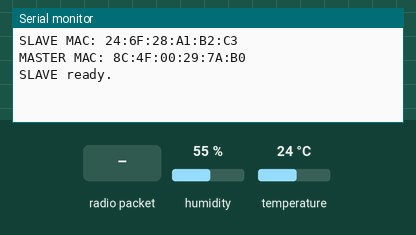
Simulated run of this sketch. Board: ESP32-C3. Shown: the last lines printed to the serial monitor. Inputs (shaded band) come from the test bench; at power-on: humidity 55 %, temperature 24 °C.

Above: at 1.6 s.
1.7 s: radio packet "1" arrives
At 1.92 s:
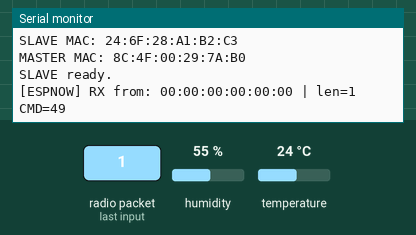
3.2 s: humidity set to 22 %
At 4.5 s:
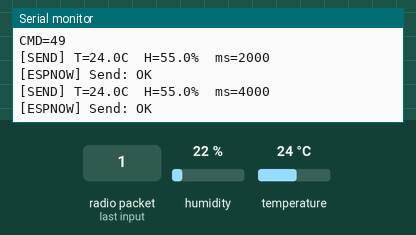
4.7 s: temperature set to 12 °C
At 6.17 s:
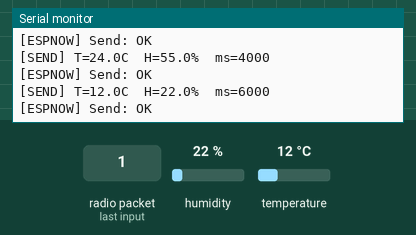
6.2 s: radio packet "0" arrives
At 7.0 s:
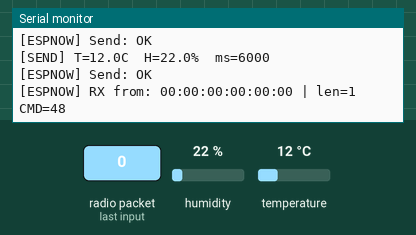
7.7 s: humidity set to 40 %
At 8.4 s:
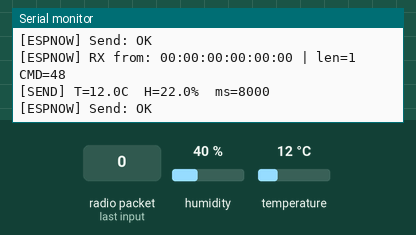
Timing chart, 0 to 10.2 s (numbered marks = the images above; inputs shaded):
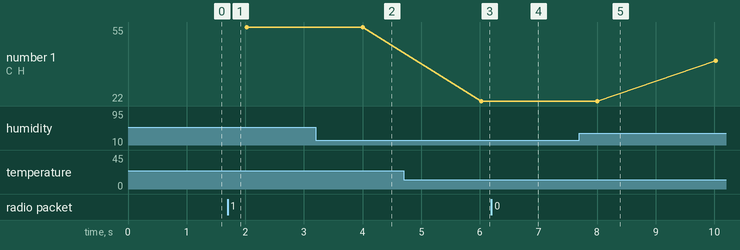

The sketch:

ESP32C3SLAVE_ESPNOW.ino
```cpp
#include <WiFi.h>
#include <esp_now.h>
#include <esp_wifi.h>
#include "DHT.h"

#define DHTPIN 0
#define DHTTYPE DHT11
DHT dht(DHTPIN, DHTTYPE);

uint8_t MASTER_MAC[] = {0x8C, 0x4F, 0x00, 0x29, 0x7A, 0xB0};

static const uint8_t ESPNOW_CHANNEL = 1;
static const uint32_t SEND_INTERVAL_MS = 2000;

typedef struct __attribute__((packed)) {
  float t;
  float h;
  uint32_t ms;
  uint8_t node_id;
} EnvPacket;

EnvPacket pkt;
uint32_t lastSend = 0;

#if ESP_ARDUINO_VERSION_MAJOR >= 3
void onSent(const wifi_tx_info_t *tx_info, esp_now_send_status_t status) {
  (void)tx_info;
  Serial.print("[ESPNOW] Send: ");
  Serial.println(status == ESP_NOW_SEND_SUCCESS ? "OK" : "FAIL");
}
#else
void onSent(const uint8_t *mac_addr, esp_now_send_status_t status) {
  (void)mac_addr;
  Serial.print("[ESPNOW] Send: ");
  Serial.println(status == ESP_NOW_SEND_SUCCESS ? "OK" : "FAIL");
}
#endif

#if ESP_ARDUINO_VERSION_MAJOR >= 3
void onRecv(const esp_now_recv_info_t *info, const uint8_t *data, int len) {
  Serial.print("[ESPNOW] RX from: ");
  for (int i = 0; i < 6; i++) {
    Serial.printf("%02X%s", info->src_addr[i], (i < 5) ? ":" : "");
  }
  Serial.print(" | len=");
  Serial.println(len);

  if (len >= 1) {
    uint8_t cmd = data[0];
    Serial.print("CMD=");
    Serial.println(cmd);
  }
}
#else
void onRecv(const uint8_t *mac, const uint8_t *data, int len) {
  Serial.print("[ESPNOW] RX from: ");
  for (int i = 0; i < 6; i++) {
    Serial.printf("%02X%s", mac[i], (i < 5) ? ":" : "");
  }
  Serial.print(" | len=");
  Serial.println(len);

  if (len >= 1) {
    uint8_t cmd = data[0];
    Serial.print("CMD=");
    Serial.println(cmd);
  }
}
#endif

void printMac(const uint8_t *mac) {
  for (int i = 0; i < 6; i++) {
    Serial.printf("%02X%s", mac[i], (i < 5) ? ":" : "");
  }
}

bool addPeer(const uint8_t *peerMac) {
  esp_now_peer_info_t peerInfo{};
  memcpy(peerInfo.peer_addr, peerMac, 6);
  peerInfo.channel = ESPNOW_CHANNEL;
  peerInfo.encrypt = false;

  if (esp_now_is_peer_exist(peerMac)) return true;

  esp_err_t r = esp_now_add_peer(&peerInfo);
  if (r != ESP_OK) {
    Serial.print("[ESPNOW] add_peer failed, err=");
    Serial.println((int)r);
    return false;
  }
  return true;
}

void setup() {
  Serial.begin(115200);
  delay(300);

  WiFi.mode(WIFI_STA);
  WiFi.disconnect();
  delay(100);

  Serial.print("SLAVE MAC: ");
  Serial.println(WiFi.macAddress());

  esp_wifi_set_promiscuous(true);
  esp_wifi_set_channel(ESPNOW_CHANNEL, WIFI_SECOND_CHAN_NONE);
  esp_wifi_set_promiscuous(false);

  if (esp_now_init() != ESP_OK) {
    Serial.println("[ESPNOW] init failed");
    return;
  }

  esp_now_register_send_cb(onSent);
  esp_now_register_recv_cb(onRecv);

  Serial.print("MASTER MAC: ");
  printMac(MASTER_MAC);
  Serial.println();

  if (!addPeer(MASTER_MAC)) {
    Serial.println("[ESPNOW] Cannot add peer!");
    return;
  }

  dht.begin();

  pkt.node_id = 1;
  pkt.t = NAN;
  pkt.h = NAN;
  pkt.ms = millis();

  Serial.println("SLAVE ready.");
}

void loop() {
  uint32_t now = millis();
  if (now - lastSend < SEND_INTERVAL_MS) return;
  lastSend = now;

  float h = dht.readHumidity();
  float t = dht.readTemperature();

  if (isnan(h) || isnan(t)) {
    Serial.println("[DHT] read failed (NaN), skip send");
    return;
  }

  pkt.h = h;
  pkt.t = t;
  pkt.ms = now;

  esp_err_t result = esp_now_send(MASTER_MAC, (uint8_t*)&pkt, sizeof(pkt));
  if (result != ESP_OK) {
    Serial.print("[ESPNOW] send error=");
    Serial.println((int)result);
  } else {
    Serial.printf("[SEND] T=%.1fC  H=%.1f%%  ms=%lu\n", pkt.t, pkt.h, (unsigned long)pkt.ms);
  }
}
```

Measured:
- after the input at 1.7 s, the serial monitor: prints a new line at once (image 1)
- after the input at 4.7 s, the serial monitor: prints a new line after 1.3 s (image 3)
- after the input at 6.2 s, the serial monitor: prints a new line at once (image 4)
- plotted number 1: 22 → 40 after the input at 7.7 s
